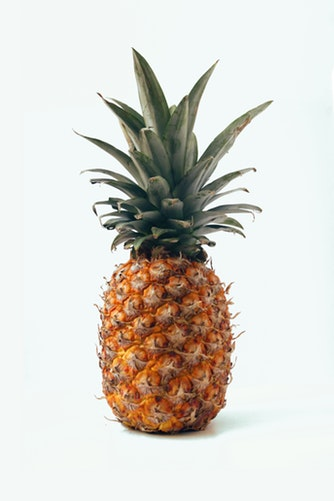
#> input picture images/pine_apple.jpg, 334 x 501 px
$ jupyter execute --allow-errors ders_1.ipynb   (shell and % lines are left out)   (older library calls are emulated)
#> lines starting #> are read from the running program, lines starting #| are printed output that depends on the picture; after the words box and inside, x2 and y2 are one past the last pixel; in counts of white or black regions, pixels touching at a corner belong together; long printed decimals are rounded
# **OpenCV CONTOURS**
## GEREKLİ KÜTÜPHANELER

[cell 1]
import cv2
import numpy as np
import matplotlib.pyplot as plt

Resim gösterimi için bir metod oluşturalım

[cell 2]
def display(img, cmap = None):
    fig = plt.figure(figsize=(10,8))
    ax = fig.add_subplot(111)
    ax.imshow(img, cmap = cmap)

Bir resim çağırıp BGR formatından RGB formatına dönüştürüg görüntüleyelim

[cell 3]
# load the image
img = cv2.imread('images/pine_apple.jpg')
#> img is the input picture: shape (501, 334, 3); mean B, G, R 205.9, 212.7, 215.4
img = cv2.cvtColor(img, cv2.COLOR_BGR2RGB)
display(img)

Resmi blurlaştıralım

[cell 4]
# Blurring for removing the noise
img_blur = cv2.bilateralFilter(img, d = 7,
                               sigmaSpace = 75, sigmaColor =75)
display(img_blur)

Gri tona dönüştürelim

[cell 5]
# Convert to grayscale
img_gray = cv2.cvtColor(img_blur, cv2.COLOR_RGB2GRAY)

Eşik değer uygulayıp resmi tekrar görüntüleyelim

[cell 6]
# Apply the thresholding
a = img_gray.max()
#> a = 252
_, thresh = cv2.threshold(img_gray, a/2+60, a, cv2.THRESH_BINARY_INV)
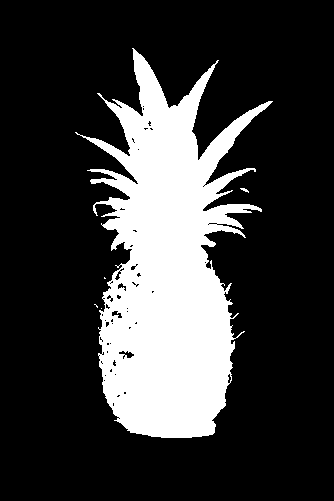
#> thresh: shape (501, 334); values 0 (black) and 252 (white), 22.9% white; 5 white regions (3 under 20 px)
display(thresh, cmap = 'gray')

**findContours** metodunu uygulayalım

[cell 7]
# Find the contour of the figure
image, contours, hierarchy = cv2.findContours(thresh,
                                              mode = cv2.RETR_TREE,
                                              method = cv2.CHAIN_APPROX_SIMPLE)
#> contours = 68 contours, 61 with area under 20; largest, box (x1, y1, x2, y2) and area: (75, 48, 273, 438) 37557, (118, 350, 135, 359) 68, (111, 310, 123, 319) 54, (117, 282, 127, 292) 42, (114, 270, 122, 281) 34, (227, 373, 232, 384) 26, (130, 265, 137, 271) 22

Contour bölgelerini sıralayıp resmi görüntüleyelim

[cell 8]
# Sort the contours
contours = sorted(contours, key = cv2.contourArea, reverse = True)[:10]
#> contours = 10 contours, 3 with area under 20; largest, box (x1, y1, x2, y2) and area: (75, 48, 273, 438) 37557, (118, 350, 135, 359) 68, (111, 310, 123, 319) 54, (117, 282, 127, 292) 42, (114, 270, 122, 281) 34, (227, 373, 232, 384) 26, (130, 265, 137, 271) 22

[cell 9]
# Draw the contour
img_copy = img.copy()
final = cv2.drawContours(img_copy, contours, contourIdx = -1,
                         color = (255, 0, 0), thickness = 2)
display(img_copy)

[cell 10]
# The first order of the contours
c_0 = contours[0]
#> c_0 = contour of 1132 points, box (x1, y1, x2, y2) (75, 48, 273, 438), area 37557
c_0
#> Out has the same summary as c_0

Contour ile sınırlandırdığımız bölgenin orta noktasını bulma

[cell 11]
# image moment
M = cv2.moments(c_0)
#> M = moments, m00 37557, centre m10/m00, m01/m00 = (167, 269)
print(M.keys())
#| dict_keys(['m00', 'm10', 'm01', 'm20', 'm11', 'm02', 'm30', 'm21', 'm12', 'm03', 'mu20', 'mu11', 'mu02', 'mu30', 'mu21', 'mu12', 'mu03', 'nu20', 'nu11', 'nu02', 'nu30', 'nu21', 'nu12', 'nu03'])

[cell 12]
# The area of contours
print("1st Contour Area : ", cv2.contourArea(contours[0]))
#| 1st Contour Area :  37557.0
print("2nd Contour Area : ", cv2.contourArea(contours[1]))
#| 2nd Contour Area :  68.5
print("3rd Contour Area : ", cv2.contourArea(contours[2]))
#| 3rd Contour Area :  54.0

[cell 13]
# The length of contours
print("1st Contour Arc Length (Closed): ", cv2.arcLength(contours[0], closed = True))
#| 1st Contour Arc Length (Closed):  2481.562
print("1st Contour Arc Length (Open): ", cv2.arcLength(contours[0], closed = False))
#| 1st Contour Arc Length (Open):  2480.562

[cell 14]
# The centroid point
cx = int(M['m10'] / M['m00'])
#> cx = 167
cy = int(M['m01'] / M['m00'])
#> cy = 268

[cell 15]
# The extreme points
l_m = tuple(c_0[c_0[:, :, 0].argmin()][0])
#> l_m = (75, 132)
r_m = tuple(c_0[c_0[:, :, 0].argmax()][0])
#> r_m = (272, 101)
t_m = tuple(c_0[c_0[:, :, 1].argmin()][0])
#> t_m = (132, 48)
b_m = tuple(c_0[c_0[:, :, 1].argmax()][0])
#> b_m = (161, 437)

pst = [l_m, r_m, t_m, b_m]
#> pst = [(75, 132), (272, 101), (132, 48), (161, 437)]
xcor = [p[0] for p in pst]
#> xcor = [75, 272, 132, 161]
ycor = [p[1] for p in pst]
#> ycor = [132, 101, 48, 437]

[cell 16]
# Plot the points
plt.figure(figsize = (10, 16))
plt.subplot(1, 2, 1)
plt.imshow(image, cmap = 'gray')
plt.scatter([cx], [cy], c = 'b', s = 50)

plt.subplot(1, 2, 2)
plt.imshow(image, cmap = 'gray')
plt.scatter(xcor, ycor, c = 'b', s = 50)
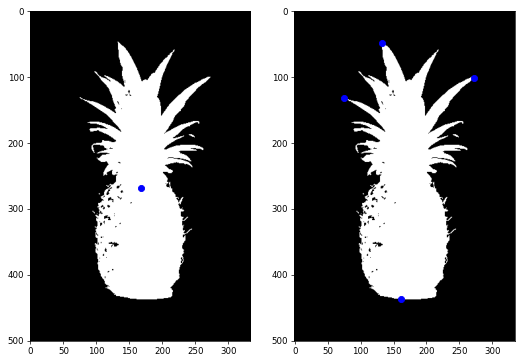
#> figure drawn by matplotlib, 2 panels

# Contour bölgesini çerçeveleyelim

[cell 17]
# The first order of contours
c_0 = contours[0]

# Get the 4 points of the bounding rectangle
x, y, w, h = cv2.boundingRect(c_0)
#> x = 75; y = 48; w = 198; h = 390

# Draw a rectangle with the points
img_copy = img.copy()
img_box = cv2.rectangle(img_copy, (x, y), (x+w, y+h), color = (255, 0, 0), thickness = 2)

[cell 18]
# Get the 4 points of the bounding rectangle with the minimum area
rect = cv2.minAreaRect(c_0)
#> rect = ((160.8, 243.9), (384.3, 192.9), -84.29)
box = cv2.boxPoints(rect)
#> box = [[237.6, 444.7], [45.65, 425.5], [83.89, 43.09], [275.9, 62.29]]
box = box.astype('int')
#> box = [[237, 444], [45, 425], [83, 43], [275, 62]]

# Draw a contour with the points
img_copy = img.copy()
#> (the rest of this cell did not finish here and is left out)

[cell 19]
plt.figure(figsize = (10, 16))
plt.subplot(1, 2, 1); plt.imshow(img_box)
#> (the rest of this cell did not finish here and is left out)

[cell 20]
# Detect the convex contour
hull = cv2.convexHull(c_0)
#> hull = contour of 21 points, box (x1, y1, x2, y2) (75, 48, 273, 438), area 59374

img_copy = img.copy()
#> (the rest of this cell did not finish here and is left out)

# Bir resmi arka plan temizleyerek bir başka resme ekleme

[cell 21]
backpacker = cv2.imread('images/backpacker.jpg')
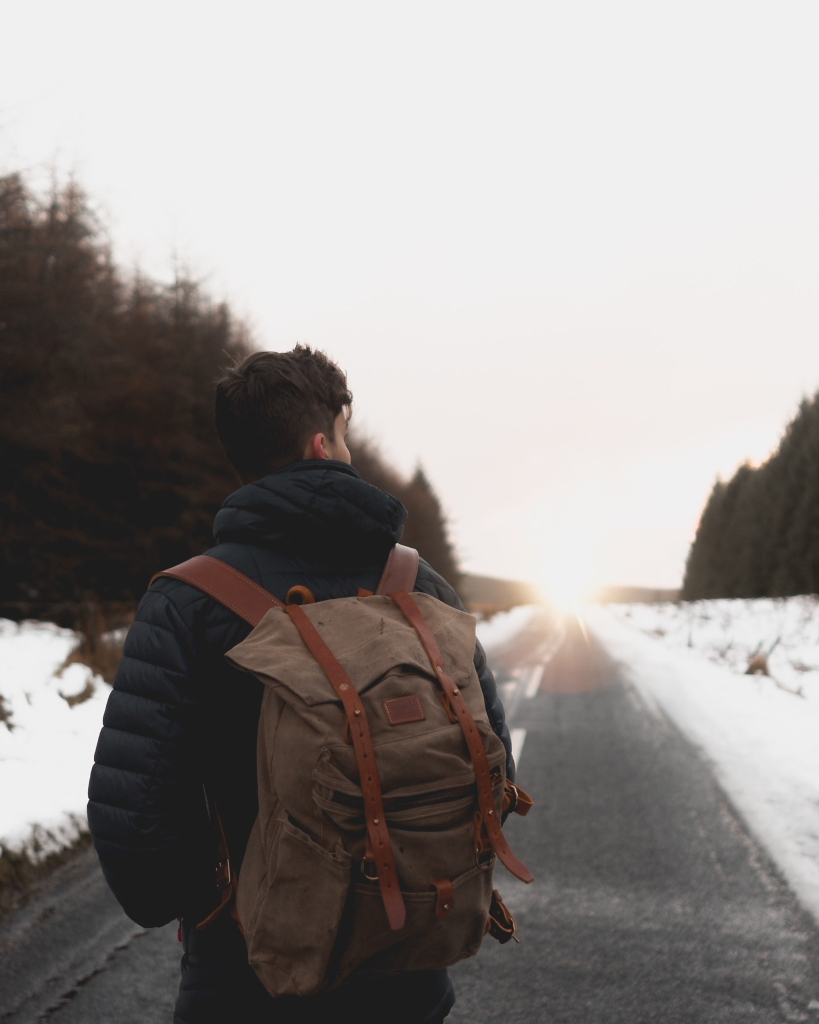
#> input picture images/backpacker.jpg, 1638 x 2048 px (shown at 1/2 size)
#> backpacker is the input picture: shape (2048, 1638, 3); mean B, G, R 143, 145.2, 149.9
backpacker = cv2.cvtColor(backpacker, cv2.COLOR_BGR2RGB)
display(backpacker)

[cell 22]
# Crop the small image and the region of interest (roi)
img_2 = img[40:440, 80:280]
roi = backpacker[750:1150, 300:500]
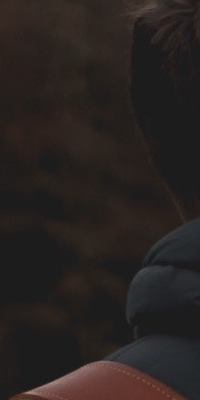
#> roi: shape (400, 200, 3); mean R, G, B 40.6, 34.8, 32.8

plt.figure(figsize = (10, 6))
plt.subplot(1, 3, 1); plt.imshow(roi)
plt.subplot(1, 3, 3); plt.imshow(img_2)

# Maske uygulayarak diğer resme ekleyelim

[cell 23]
# Creating the mask for the roi and small image
img_gray = cv2.cvtColor(img_2, cv2.COLOR_RGB2GRAY)
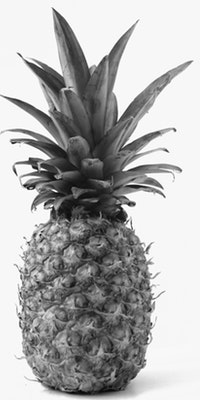
#> img_gray: shape (400, 200); min 4, max 255, mean 175.7
_, mask = cv2.threshold(img_gray, 254/2+100, 255, cv2.THRESH_BINARY)
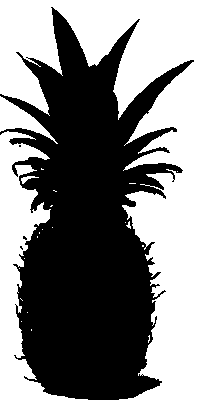
#> mask: shape (400, 200); 49.4% white; 23 white regions (19 under 20 px), largest, box (x1, y1, x2, y2) and area: (0, 0, 200, 400) 30898, (0, 131, 88, 400) 7506, (0, 96, 58, 144) 954, (21, 176, 39, 184) 56
mask_inv = cv2.bitwise_not(mask)

plt.figure(figsize = (10, 6))
plt.subplot(1, 3, 1); plt.imshow(mask, cmap = 'gray')
plt.subplot(1, 3, 3); plt.imshow(mask_inv, cmap = 'gray')

[cell 24]
# Masking
img_bg = cv2.bitwise_and(roi, roi, mask = mask)
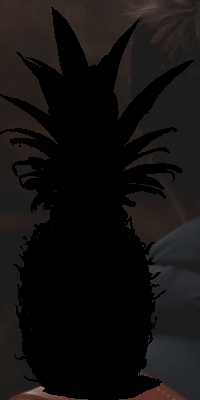
#> img_bg: shape (400, 200, 3); mean R, G, B 19.2, 17, 16.3
img_fg = cv2.bitwise_and(img_2, img_2, mask = mask_inv)
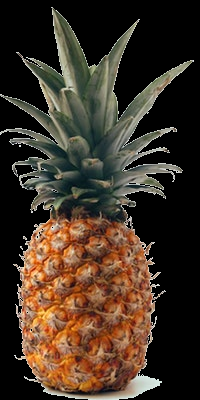
#> img_fg: shape (400, 200, 3); mean R, G, B 65.4, 51.2, 38.3
dst = cv2.add(img_fg, img_bg)
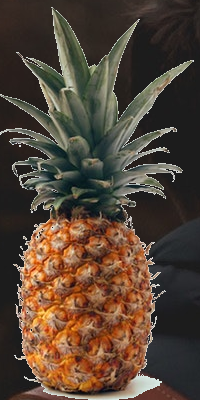
#> dst: shape (400, 200, 3); mean R, G, B 84.6, 68.2, 54.6

plt.figure(figsize = (10, 6))
plt.subplot(1, 3, 1); plt.imshow(img_bg)
plt.subplot(1, 3, 2); plt.imshow(img_fg)
plt.subplot(1, 3, 3); plt.imshow(dst)

[cell 25]
# Final output
backpacker[750:1150, 300:500] = dst
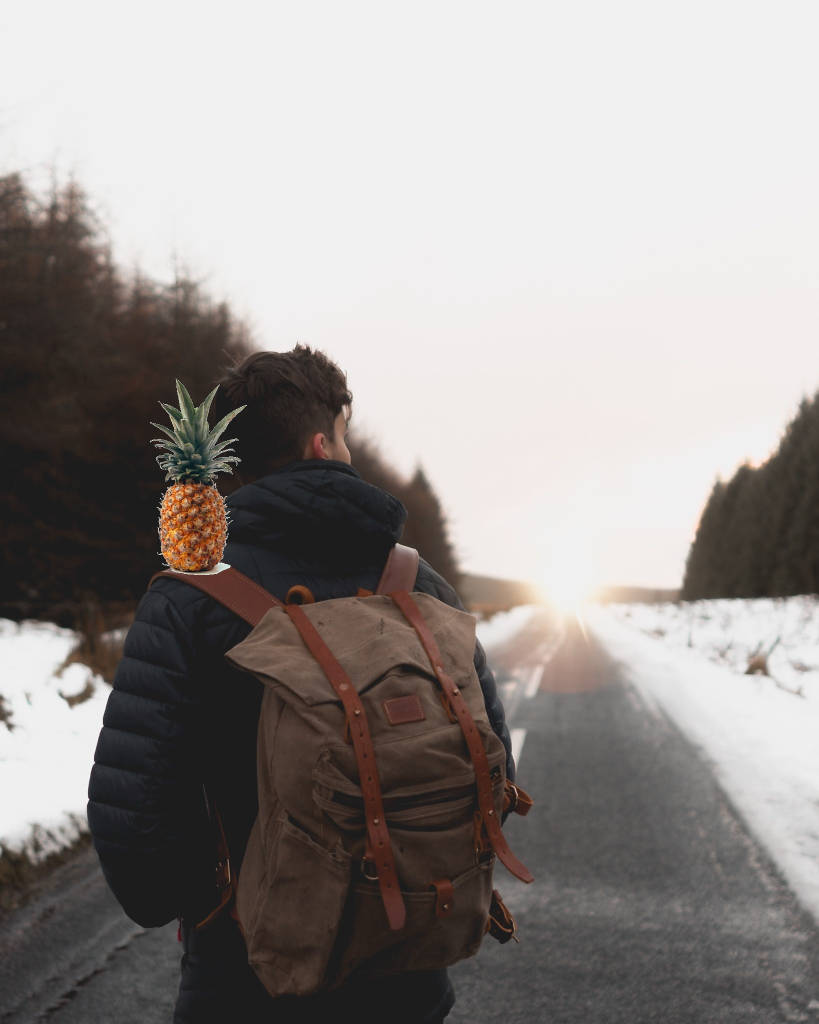
#> backpacker: shape (2048, 1638, 3) (shown at 1/2 size); mean R, G, B 150.9, 146, 143.5
display(backpacker)
